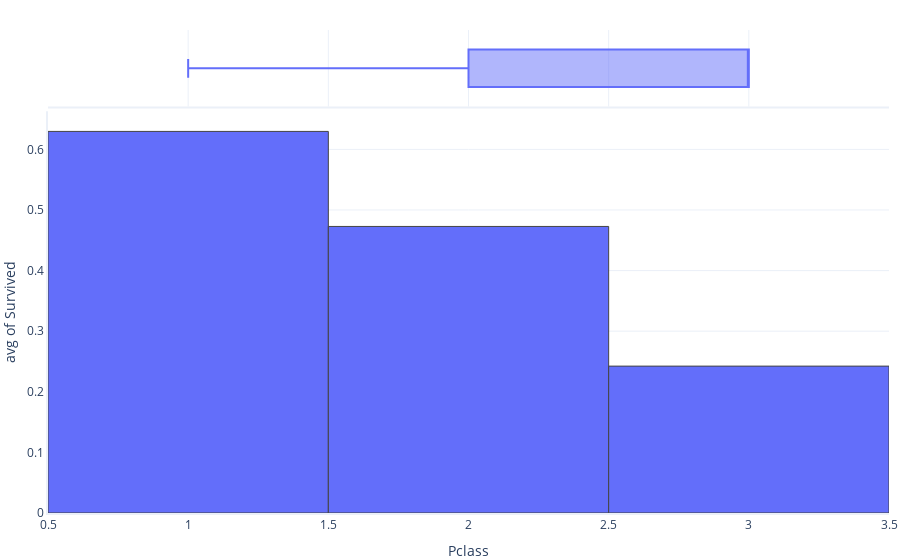

The notebook cell this image was saved under:
### Markdown cell above
We can see that several columns are stored as numerical data (those with `int64` or `float64` types), while others contain more complex data types (those with `object` as Dtype)

## Visualising Ordinal Data

Let's start by visualising some ordinal data. We have available:

1. `Pclass` - the ticket class
2. `Parch` - the number of parents or children on the ship
3. `sibsp` - the number of siblings or spouses on the ship

Ordinal data can be viewed in almost any kind of graph.  
Let's start with a simple histogram that describing relationships between the ticket class and the likelihood of survival.

### Code cell
import graphing

graphing.histogram(dataset, label_x='Pclass', label_y='Survived', histfunc='avg', include_boxplot=True)

### Figure 1 — Plotly figure (JSON) as saved in the notebook; plotly's stock layout.template omitted (floating-point values rounded to 4 significant figures; data arrays with more than 128 entries replaced by an {"elided": "..."} marker saying what was removed)
{"data": [{"alignmentgroup": "True", "bingroup": "x", "histfunc": "avg", "hovertemplate": "Pclass=%{x}<br>avg of Survived=%{y}<extra></extra>", "legendgroup": "", "marker": {"color": "#636efa"}, "name": "", "offsetgroup": "", "orientation": "v", "showlegend": false, "type": "histogram", "x": {"elided": "891 int values"}, "xaxis": "x", "y": {"elided": "891 int values"}, "yaxis": "y"}, {"alignmentgroup": "True", "hovertemplate": "Pclass=%{x}<extra></extra>", "legendgroup": "", "marker": {"color": "#636efa"}, "name": "", "notched": false, "offsetgroup": "", "showlegend": false, "type": "box", "x": {"elided": "891 int values"}, "xaxis": "x2", "yaxis": "y2"}], "layout": {"barmode": "relative", "legend": {"tracegroupgap": 0}, "xaxis": {"anchor": "y", "domain": [0, 1], "title": {"text": "Pclass"}}, "xaxis2": {"anchor": "y2", "domain": [0, 1], "matches": "x", "showgrid": true, "showticklabels": false}, "yaxis": {"anchor": "x", "domain": [0, 0.8316], "title": {"text": "avg of Survived"}}, "yaxis2": {"anchor": "x2", "domain": [0.8416, 1], "matches": "y2", "showgrid": false, "showline": false, "showticklabels": false, "ticks": ""}}}
